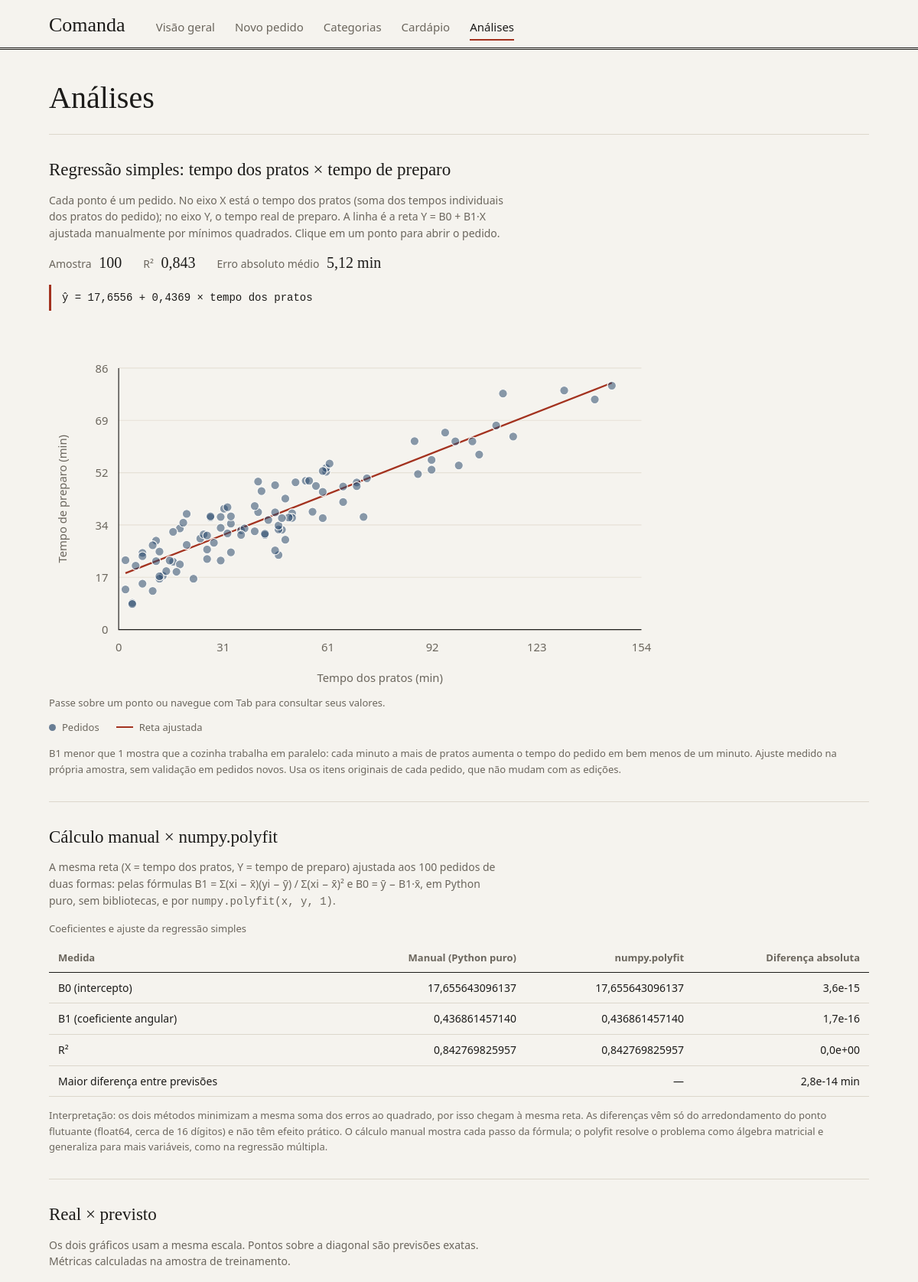
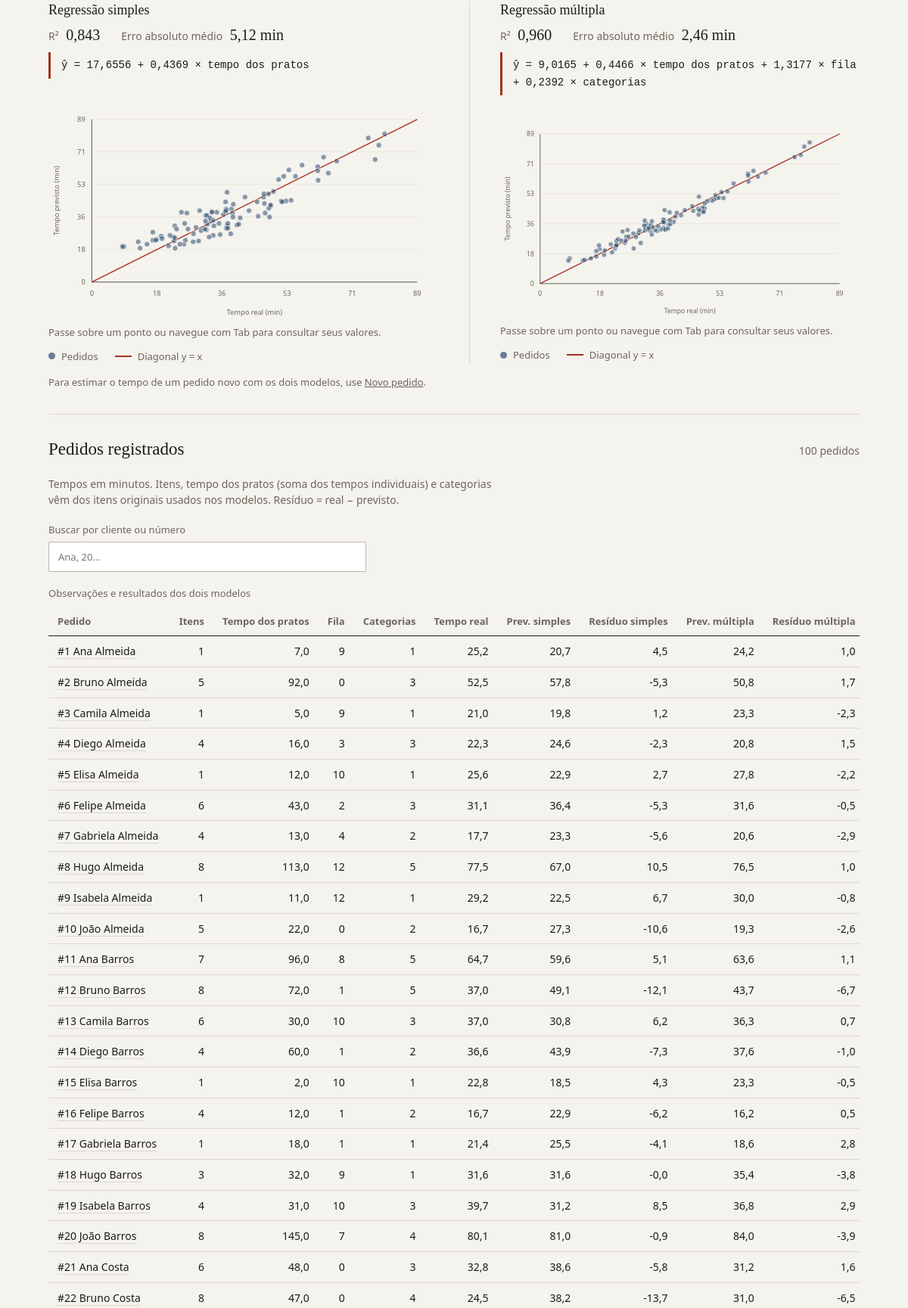
Page /analises (upper part) on the committed database (2 pictures, top to bottom).
### tables this page shows
CREATE TABLE pedidos (
                id INTEGER PRIMARY KEY, cliente TEXT NOT NULL,
                pedidos_na_fila INTEGER NOT NULL,
                tempo_preparo_min REAL NOT NULL);

### app.py (the view)
    @app.get('/analises')
    def pagina_analises():
        return render_template('analises.html', analises=obter_analises())

### banco.py (called while the page is built)
def conectar():
    conexao = sqlite3.connect(CAMINHO_BANCO, factory=Conexao)
    conexao.row_factory = sqlite3.Row
    conexao.execute('PRAGMA foreign_keys = ON')
    return conexao

    def __exit__(self, *args):
        try:
            return super().__exit__(*args)
        finally:
            self.close()

### regressao.py (called while the page is built)
def br(valor, casas=2):
    return f'{valor:.{casas}f}'.replace('.', ',')

def _validar_simples(x, y):
    try:
        x = [float(v) for v in x]
        y = [float(v) for v in y]
    except (TypeError, ValueError):
        raise ValueError('As amostras devem conter apenas números.') from None
    if len(x) != len(y) or len(x) < 2:
        raise ValueError('São necessárias pelo menos duas observações.')
    if not all(math.isfinite(v) for v in x + y):
        raise ValueError('A amostra contém valores não finitos.')
    if all(v == x[0] for v in x):
        raise ValueError('O tempo dos pratos precisa variar para ajustar a reta.')
    return x, y

def ajustar_simples(x, y):
    x, y = _validar_simples(x, y)
    n = len(x)
    media_x = sum(x) / n
    media_y = sum(y) / n
    sxy = 0.0
    sxx = 0.0
    for xi, yi in zip(x, y):
        sxy += (xi - media_x) * (yi - media_y)
        sxx += (xi - media_x) ** 2
    b1 = sxy / sxx
    b0 = media_y - b1 * media_x
    sq_erros = 0.0
    sq_total = 0.0
    for xi, yi in zip(x, y):
        sq_erros += (yi - (b0 + b1 * xi)) ** 2
        sq_total += (yi - media_y) ** 2
    r2 = 1 - sq_erros / sq_total if sq_total > 0 else None
    return (b0, b1), r2

def comparar_polyfit(x, y):
    (b0, b1), r2 = ajustar_simples(x, y)
    xs, ys = np.asarray(x, dtype=float), np.asarray(y, dtype=float)
    p1, p0 = (float(v) for v in np.polyfit(xs, ys, 1))
    total = float(np.sum((ys - ys.mean()) ** 2))
    r2_polyfit = 1 - float(np.sum((ys - (p0 + p1 * xs)) ** 2)) / total if total > 0 else None
    return {'manual': {'intercepto': b0, 'coeficiente': b1, 'r_quadrado': r2},
            'polyfit': {'intercepto': p0, 'coeficiente': p1, 'r_quadrado': r2_polyfit},
            'diferenca_intercepto': abs(b0 - p0),
            'diferenca_coeficiente': abs(b1 - p1),
            'diferenca_r_quadrado': abs(r2 - r2_polyfit) if r2 is not None and r2_polyfit is not None else None,
            'diferenca_previsao_maxima': float(np.max(np.abs((b0 + b1 * xs) - (p0 + p1 * xs))))}

### templates/analises.html (shortened to what this page needs)
{% extends "base.html" %}{% block title %}Análises{% endblock %}
{% block content %}
<header class="page-header"><h1>Análises</h1></header>
{% include "grafico_simples.html" %}
{% set comparacao = analises.simples.comparacao_polyfit %}
<section class="panel" id="polyfit" aria-labelledby="polyfit-titulo"><h2 id="polyfit-titulo">Cálculo manual × numpy.polyfit</h2>
{% if comparacao %}
<p class="muted">A mesma reta (X = tempo dos pratos, Y = tempo de preparo) ajustada aos 100 pedidos de duas formas: pelas fórmulas B1 = Σ(xi − x̄)(yi − ȳ) / Σ(xi − x̄)² e B0 = ȳ − B1·x̄, em Python puro, sem bibliotecas, e por <code>numpy.polyfit(x, y, 1)</code>.</p>
<div class="table-scroll"><table><caption>Coeficientes e ajuste da regressão simples</caption>
    <thead><tr><th scope="col">Medida</th><th scope="col">Manual (Python puro)</th><th scope="col">numpy.polyfit</th><th scope="col">Diferença absoluta</th></tr></thead>
    <tbody>
        <tr><th scope="row">B0 (intercepto)</th><td>{{ comparacao.manual.intercepto|numero(12) }}</td><td>{{ comparacao.polyfit.intercepto|numero(12) }}</td><td>{{ comparacao.diferenca_intercepto|cientifico }}</td></tr>
        <tr><th scope="row">B1 (coeficiente angular)</th><td>{{ comparacao.manual.coeficiente|numero(12) }}</td><td>{{ comparacao.polyfit.coeficiente|numero(12) }}</td><td>{{ comparacao.diferenca_coeficiente|cientifico }}</td></tr>
        <tr><th scope="row">R²</th><td>{{ comparacao.manual.r_quadrado|numero(12) }}</td><td>{{ comparacao.polyfit.r_quadrado|numero(12) }}</td><td>{{ comparacao.diferenca_r_quadrado|cientifico }}</td></tr>
        <tr><th scope="row">Maior diferença entre previsões</th><td colspan="2">—</td><td>{{ comparacao.diferenca_previsao_maxima|cientifico }} min</td></tr>
    </tbody></table></div>
<p class="note">Interpretação: os dois métodos minimizam a mesma soma dos erros ao quadrado, por isso chegam à mesma reta. As diferenças vêm só do arredondamento do ponto flutuante (float64, cerca de 16 dígitos) e não têm efeito prático. O cálculo manual mostra cada passo da fórmula; o polyfit resolve o problema como álgebra matricial e generaliza para mais variáveis, como na regressão múltipla.</p>
{% else %}<p class="empty">{{ analises.simples.aviso }}</p>{% endif %}
</section>
<section class="panel" aria-labelledby="comparacao-titulo"><h2 id="comparacao-titulo">Real × previsto</h2><p class="muted">Os dois gráficos usam a mesma escala. Pontos sobre a diagonal são previsões exatas. Métricas calculadas na amostra de treinamento.</p>
<div class="comparison-grid">{% for chave, nome in [('simples','Regressão simples'),('multipla','Regressão múltipla')] %}{% set modelo = analises[chave] %}<article><h3>{{ nome }}</h3>
{% if modelo.disponivel %}<div class="metrics"><span>R² <strong>{{ modelo.r_quadrado|numero(3) }}</strong></span><span>Erro absoluto médio <strong>{{ modelo.erro_absoluto_medio|numero(2) }} min</strong></span></div><code class="equation">{{ modelo.formula }}</code><div class="chart-container" data-chart="comparacao-{{ chave }}"></div><p class="chart-legend"><span class="legend-dot"></span> Pedidos <span class="legend-line"></span> Diagonal y = x</p>{% else %}<p class="empty">{{ modelo.aviso }}</p>{% endif %}</article>{% endfor %}</div>
<p class="note">Para estimar o tempo de um pedido novo com os dois modelos, use <a href="/novo-pedido">Novo pedido</a>.</p></section>
{% include "observacoes.html" %}
{% endblock %}

### templates/observacoes.html
<section class="panel" data-filter-table aria-labelledby="titulo-pedidos">
    <div class="section-heading"><h2 id="titulo-pedidos">Pedidos registrados</h2><span class="count-label">{{ analises.observacoes|length }} pedidos</span></div>
    <p class="muted">Tempos em minutos. Itens, tempo dos pratos (soma dos tempos individuais) e categorias vêm dos itens originais usados nos modelos. Resíduo = real − previsto.</p>
    <div class="filters"><label class="search-field" for="busca-pedidos">Buscar por cliente ou número<input id="busca-pedidos" data-search type="search" placeholder="Ana, 20…"></label></div>
    <div class="table-scroll" tabindex="0" role="region" aria-label="Dados dos pedidos"><table><caption>Observações e resultados dos dois modelos</caption>
        <thead><tr><th scope="col">Pedido</th><th scope="col">Itens</th><th scope="col">Tempo dos pratos</th><th scope="col">Fila</th><th scope="col">Categorias</th><th scope="col">Tempo real</th><th scope="col">Prev. simples</th><th scope="col">Resíduo simples</th><th scope="col">Prev. múltipla</th><th scope="col">Resíduo múltipla</th></tr></thead>
        <tbody>{% for p in analises.observacoes %}<tr data-row data-search-value="{{ p.id }} {{ p.cliente }}"><th scope="row"><a href="/pedidos/{{ p.id }}">#{{ p.id }} {{ p.cliente }}</a></th><td>{{ p.quantidade_itens }}</td><td>{{ p.tempo_base_itens|numero }}</td><td>{{ p.pedidos_na_fila }}</td><td>{{ p.quantidade_categorias }}</td><td>{{ p.tempo_preparo|numero }}</td><td>{{ p.previsao_simples|numero }}</td><td>{{ p.residuo_simples|numero }}</td><td>{{ p.previsao_multipla|numero }}</td><td>{{ p.residuo_multipla|numero }}</td></tr>{% endfor %}</tbody>
    </table></div><p data-filter-status class="muted" role="status"></p>
</section>

### static/style.css (style rules this page uses)
* { box-sizing: border-box; }
body { margin: 0; background: var(--paper); color: var(--ink); font: 15px/1.55 var(--sans); }
a { color: inherit; }
button, input, select { font: inherit; color: var(--ink); }
h1, h2, h3 { font-family: var(--serif); font-weight: normal; color: var(--ink); }
h1 { margin: 0; font-size: clamp(30px, 4.2vw, 40px); line-height: 1.15; }
h2 { margin: 0 0 6px; font-size: 23px; line-height: 1.25; }
h3 { margin: 0; font-size: 18px; line-height: 1.3; }
strong { font-weight: 600; }
.muted { color: var(--muted); font-size: 14px; max-width: 75ch; }
.note { color: var(--muted); font-size: 13px; margin: 14px 0 0; }
.page-header { padding: 40px 0 24px; border-bottom: 1px solid var(--rule); }
section { margin: 0; }
.panel { padding: 32px 0; border-bottom: 1px solid var(--rule); }
.section-heading { display: flex; justify-content: space-between; align-items: baseline; gap: 16px; }
.count-label { color: var(--muted); font-size: 14px; white-space: nowrap; font-variant-numeric: tabular-nums; }
.metrics { display: flex; flex-wrap: wrap; gap: 6px 28px; margin: 16px 0; }
.metrics span { color: var(--muted); font-size: 14px; }
.metrics strong { margin-left: 6px; color: var(--ink); font: 20px var(--serif); font-variant-numeric: tabular-nums lining-nums; }
.equation { display: block; overflow-wrap: anywhere; margin: 6px 0 4px; padding: 6px 0 6px 14px; border-left: 3px solid var(--accent); font: 14px/1.6 var(--mono); }
button, input, select { min-height: 40px; padding: 8px 12px; border: 1px solid #bdb6a8; border-radius: 2px; background: #fff; }
input, select { max-width: 100%; }
input { width: 100%; }
.filters { display: flex; align-items: end; flex-wrap: wrap; gap: 14px; margin: 18px 0; }
.filters label { display: grid; gap: 6px; color: var(--muted); font-size: 13px; }
.search-field { flex: 1; min-width: 220px; max-width: 420px; }
.table-scroll { overflow-x: auto; margin-top: 8px; }
table { width: 100%; border-collapse: collapse; font-size: 14px; font-variant-numeric: tabular-nums; }
caption { padding: 0 0 8px; text-align: left; color: var(--muted); font-size: 13px; }
th, td { padding: 9px 12px; border-bottom: 1px solid var(--rule); text-align: right; white-space: nowrap; }
th:first-child, td:first-child, .text { text-align: left; }
thead th { border-bottom: 1px solid var(--rule-strong); color: var(--muted); font-weight: 600; font-size: 13px; vertical-align: bottom; }
tbody th { font-weight: normal; }
table a { text-decoration: none; border-bottom: 1px solid var(--rule); }
.chart-container { max-width: 820px; margin: 18px 0 0; }
.chart-legend { display: flex; align-items: center; gap: 8px; margin: 8px 0 0; color: var(--muted); font-size: 13px; }
.legend-dot { width: 9px; height: 9px; border-radius: 50%; background: var(--data); opacity: .7; }
.legend-line { width: 22px; height: 2px; margin-left: 14px; background: var(--accent); }
.comparison-grid { display: grid; grid-template-columns: repeat(2, minmax(0, 1fr)); gap: 0 40px; margin-top: 18px; }
.comparison-grid > article + article { border-left: 1px solid var(--rule); padding-left: 40px; }
.comparison-grid .metrics { margin: 10px 0; }

### rows in the picture
pedidos: id "1", cliente "Ana Almeida", quantidade_itens "1", tempo_base_itens|numero "7,0", pedidos_na_fila "9", quantidade_categorias "1", tempo_preparo|numero "25,2", previsao_simples|numero "20,7", residuo_simples|numero "4,5", previsao_multipla|numero "24,2", residuo_multipla|numero "1,0"
pedidos: id "2", cliente "Bruno Almeida", quantidade_itens "5", tempo_base_itens|numero "92,0", pedidos_na_fila "0", quantidade_categorias "3", tempo_preparo|numero "52,5", previsao_simples|numero "57,8", residuo_simples|numero "-5,3", previsao_multipla|numero "50,8", residuo_multipla|numero "1,7"
pedidos: id "3", cliente "Camila Almeida", quantidade_itens "1", tempo_base_itens|numero "5,0", pedidos_na_fila "9", quantidade_categorias "1", tempo_preparo|numero "21,0", previsao_simples|numero "19,8", residuo_simples|numero "1,2", previsao_multipla|numero "23,3", residuo_multipla|numero "-2,3"
pedidos: id "4", cliente "Diego Almeida", quantidade_itens "4", tempo_base_itens|numero "16,0", pedidos_na_fila "3", quantidade_categorias "3", tempo_preparo|numero "22,3", previsao_simples|numero "24,6", residuo_simples|numero "-2,3", previsao_multipla|numero "20,8", residuo_multipla|numero "1,5"
pedidos: id "5", cliente "Elisa Almeida", quantidade_itens "1", tempo_base_itens|numero "12,0", pedidos_na_fila "10", quantidade_categorias "1", tempo_preparo|numero "25,6", previsao_simples|numero "22,9", residuo_simples|numero "2,7", previsao_multipla|numero "27,8", residuo_multipla|numero "-2,2"
pedidos: id "6", cliente "Felipe Almeida", quantidade_itens "6", tempo_base_itens|numero "43,0", pedidos_na_fila "2", quantidade_categorias "3", tempo_preparo|numero "31,1", previsao_simples|numero "36,4", residuo_simples|numero "-5,3", previsao_multipla|numero "31,6", residuo_multipla|numero "-0,5"
pedidos: id "7", cliente "Gabriela Almeida", quantidade_itens "4", tempo_base_itens|numero "13,0", pedidos_na_fila "4", quantidade_categorias "2", tempo_preparo|numero "17,7", previsao_simples|numero "23,3", residuo_simples|numero "-5,6", previsao_multipla|numero "20,6", residuo_multipla|numero "-2,9"
pedidos: id "8", cliente "Hugo Almeida", quantidade_itens "8", tempo_base_itens|numero "113,0", pedidos_na_fila "12", quantidade_categorias "5", tempo_preparo|numero "77,5", previsao_simples|numero "67,0", residuo_simples|numero "10,5", previsao_multipla|numero "76,5", residuo_multipla|numero "1,0"
pedidos: id "9", cliente "Isabela Almeida", quantidade_itens "1", tempo_base_itens|numero "11,0", pedidos_na_fila "12", quantidade_categorias "1", tempo_preparo|numero "29,2", previsao_simples|numero "22,5", residuo_simples|numero "6,7", previsao_multipla|numero "30,0", residuo_multipla|numero "-0,8"
pedidos: id "10", cliente "João Almeida", quantidade_itens "5", tempo_base_itens|numero "22,0", pedidos_na_fila "0", quantidade_categorias "2", tempo_preparo|numero "16,7", previsao_simples|numero "27,3", residuo_simples|numero "-10,6", previsao_multipla|numero "19,3", residuo_multipla|numero "-2,6"
pedidos: id "11", cliente "Ana Barros", quantidade_itens "7", tempo_base_itens|numero "96,0", pedidos_na_fila "8", quantidade_categorias "5", tempo_preparo|numero "64,7", previsao_simples|numero "59,6", residuo_simples|numero "5,1", previsao_multipla|numero "63,6", residuo_multipla|numero "1,1"
pedidos: id "12", cliente "Bruno Barros", quantidade_itens "8", tempo_base_itens|numero "72,0", pedidos_na_fila "1", quantidade_categorias "5", tempo_preparo|numero "37,0", previsao_simples|numero "49,1", residuo_simples|numero "-12,1", previsao_multipla|numero "43,7", residuo_multipla|numero "-6,7"
pedidos: id "13", cliente "Camila Barros", quantidade_itens "6", tempo_base_itens|numero "30,0", pedidos_na_fila "10", quantidade_categorias "3", tempo_preparo|numero "37,0", previsao_simples|numero "30,8", residuo_simples|numero "6,2", previsao_multipla|numero "36,3", residuo_multipla|numero "0,7"
pedidos: id "14", cliente "Diego Barros", quantidade_itens "4", tempo_base_itens|numero "60,0", pedidos_na_fila "1", quantidade_categorias "2", tempo_preparo|numero "36,6", previsao_simples|numero "43,9", residuo_simples|numero "-7,3", previsao_multipla|numero "37,6", residuo_multipla|numero "-1,0"
pedidos: id "15", cliente "Elisa Barros", quantidade_itens "1", tempo_base_itens|numero "2,0", pedidos_na_fila "10", quantidade_categorias "1", tempo_preparo|numero "22,8", previsao_simples|numero "18,5", residuo_simples|numero "4,3", previsao_multipla|numero "23,3", residuo_multipla|numero "-0,5"
pedidos: id "16", cliente "Felipe Barros", quantidade_itens "4", tempo_base_itens|numero "12,0", pedidos_na_fila "1", quantidade_categorias "2", tempo_preparo|numero "16,7", previsao_simples|numero "22,9", residuo_simples|numero "-6,2", previsao_multipla|numero "16,2", residuo_multipla|numero "0,5"
pedidos: id "17", cliente "Gabriela Barros", quantidade_itens "1", tempo_base_itens|numero "18,0", pedidos_na_fila "1", quantidade_categorias "1", tempo_preparo|numero "21,4", previsao_simples|numero "25,5", residuo_simples|numero "-4,1", previsao_multipla|numero "18,6", residuo_multipla|numero "2,8"
pedidos: id "18", cliente "Hugo Barros", quantidade_itens "3", tempo_base_itens|numero "32,0", pedidos_na_fila "9", quantidade_categorias "1", tempo_preparo|numero "31,6", previsao_simples|numero "31,6", residuo_simples|numero "-0,0", previsao_multipla|numero "35,4", residuo_multipla|numero "-3,8"
pedidos: id "19", cliente "Isabela Barros", quantidade_itens "4", tempo_base_itens|numero "31,0", pedidos_na_fila "10", quantidade_categorias "3", tempo_preparo|numero "39,7", previsao_simples|numero "31,2", residuo_simples|numero "8,5", previsao_multipla|numero "36,8", residuo_multipla|numero "2,9"
pedidos: id "20", cliente "João Barros", quantidade_itens "8", tempo_base_itens|numero "145,0", pedidos_na_fila "7", quantidade_categorias "4", tempo_preparo|numero "80,1", previsao_simples|numero "81,0", residuo_simples|numero "-0,9", previsao_multipla|numero "84,0", residuo_multipla|numero "-3,9"
pedidos: id "21", cliente "Ana Costa", quantidade_itens "6", tempo_base_itens|numero "48,0", pedidos_na_fila "0", quantidade_categorias "3", tempo_preparo|numero "32,8", previsao_simples|numero "38,6", residuo_simples|numero "-5,8", previsao_multipla|numero "31,2", residuo_multipla|numero "1,6"
pedidos: id "22", cliente "Bruno Costa", quantidade_itens "8", tempo_base_itens|numero "47,0", pedidos_na_fila "0", quantidade_categorias "4", tempo_preparo|numero "24,5", previsao_simples|numero "38,2", residuo_simples|numero "-13,7", previsao_multipla|numero "31,0", residuo_multipla|numero "-6,5"

### other values in the picture
{{ nome }} "Visão geral" "Novo pedido" "Categorias" "Cardápio" "Análises"
{{ modelo.quantidade_registros }} "100"
{{ modelo.r_quadrado|numero(3) }} "0,843"
{{ modelo.erro_absoluto_medio|numero(2) }} "5,12"
{{ modelo.formula }} "ŷ = 17,6556 + 0,4369 × tempo dos pratos"
{{ comparacao.manual.intercepto|numero(12) }} "17,655643096137"
{{ comparacao.polyfit.intercepto|numero(12) }} "17,655643096137"
{{ comparacao.diferenca_intercepto|cientifico }} "3,6e-15"
{{ comparacao.manual.coeficiente|numero(12) }} "0,436861457140"
{{ comparacao.polyfit.coeficiente|numero(12) }} "0,436861457140"
{{ comparacao.diferenca_coeficiente|cientifico }} "1,7e-16"
{{ comparacao.manual.r_quadrado|numero(12) }} "0,842769825957"
{{ comparacao.polyfit.r_quadrado|numero(12) }} "0,842769825957"
{{ comparacao.diferenca_r_quadrado|cientifico }} "0,0e+00"
{{ comparacao.diferenca_previsao_maxima|cientifico }} "2,8e-14"
